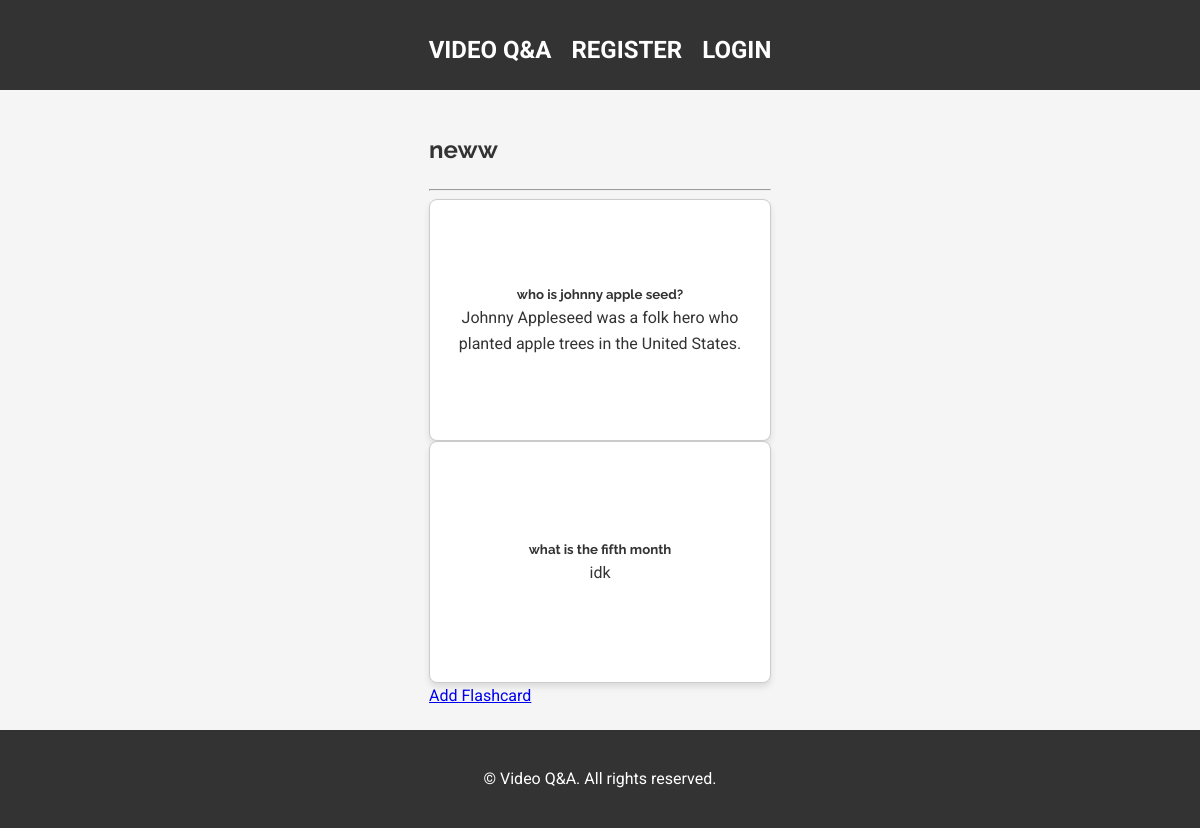
The app's page /flashcard_set/1 (signed in), older data.
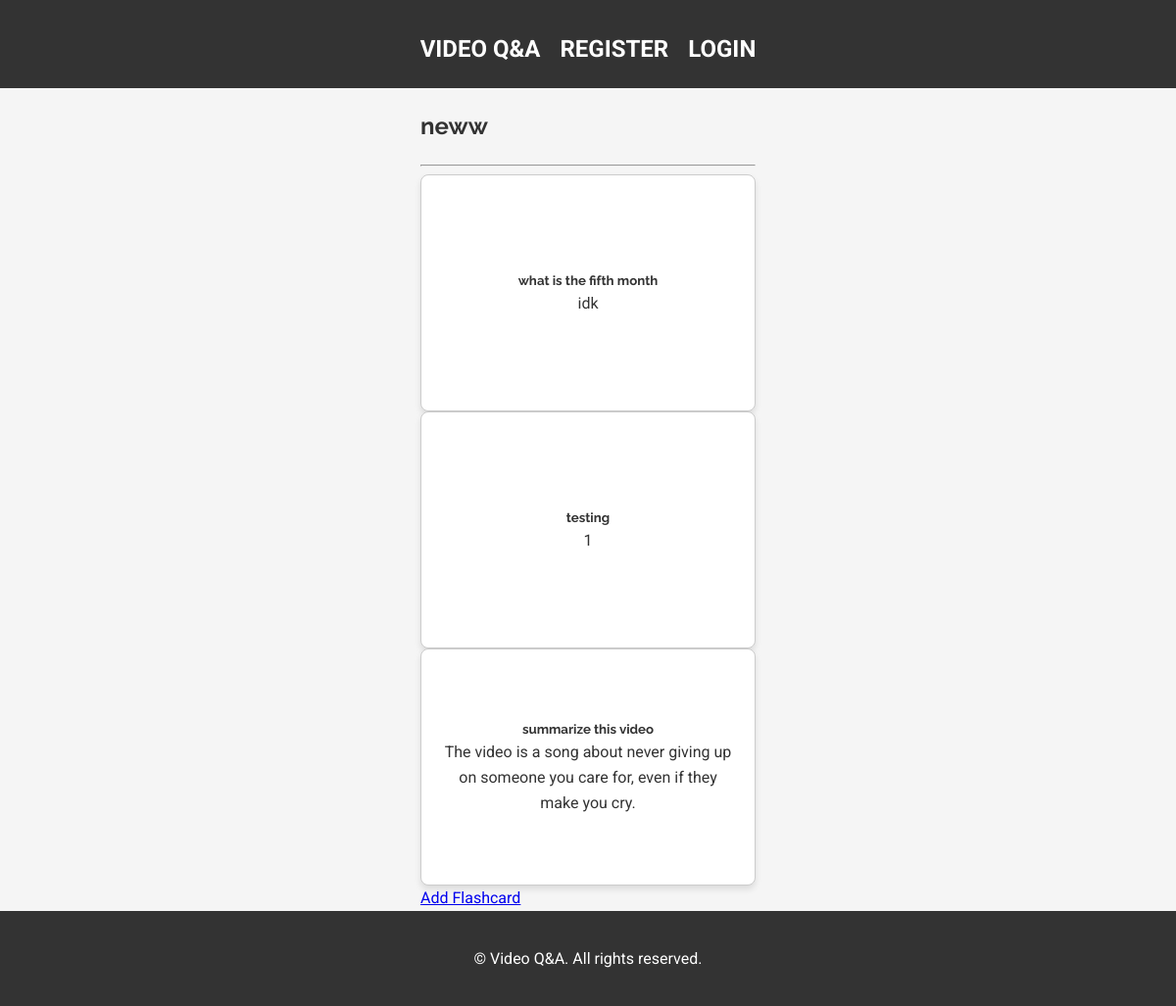
The same page, newer data.
### models.py (models this page shows, shortened)
class FlashcardSet(db.Model):
    id = db.Column(db.Integer, primary_key=True)
    title = db.Column(db.String(100), nullable=False)
    description = db.Column(db.String(200))
    user_id = db.Column(db.Integer, db.ForeignKey('user.id'), nullable=False)
    flashcards = db.relationship('Flashcard', backref='flashcard_set', lazy=True)  # Added relationship
    correct_count = db.Column(db.Integer, default=0)  # Add this line
    incorrect_count = db.Column(db.Integer, default=0)  # Add this line

class Flashcard(db.Model):
    id = db.Column(db.Integer, primary_key=True)
    question = db.Column(db.String(200), nullable=False)
    answer = db.Column(db.String(200), nullable=False)
    user_id = db.Column(db.Integer, db.ForeignKey('user.id'), nullable=False)
    flashcard_set_id = db.Column(db.Integer, db.ForeignKey('flashcard_set.id', name='fk_flashcard_set_id'), nullable=True)  # Added ForeignKey with name

### app.py (the view)
@app.route("/flashcard_set/<int:set_id>")
@login_required
def flashcard_set(set_id):
    flashcard_set = FlashcardSet.query.get_or_404(set_id)
    if flashcard_set.user_id != current_user.id:
        abort(403)
    flashcards = Flashcard.query.filter_by(flashcard_set_id=set_id).all()
    return render_template("flashcard_set.html", title=flashcard_set.title, flashcards=flashcards, flashcard_set=flashcard_set)

### app.py (called while the page is built)
@login_manager.user_loader
def load_user(user_id):
    return User.query.get(int(user_id))

### Templates/flashcard_set.html
{% extends "base.html" %}
{% block content %}
  <h1>{{ flashcard_set.title }}</h1>
  <hr>
  {% for flashcard in flashcard_set.flashcards %}
    <div class="card mb-3">
      <div class="card-body">
        <h5 class="card-title">{{ flashcard.question }}</h5>
        <p class="card-text">{{ flashcard.answer }}</p>
      </div>
    </div>
  {% endfor %}
  <a href="{{ url_for('new_flashcard', set_id=flashcard_set.id) }}" class="btn btn-primary">Add Flashcard</a>
{% endblock %}

### Templates/base.html (shortened to what this page needs)
<html lang="en">
<head>
    <link rel="stylesheet" href="{{ url_for('static', filename='style.css') }}">
</head>
<body>
    <header class="main-header">
        <div class="container">
            <nav class="nav">
                <a href="{{ url_for('index') }}" class="brand">Video Q&A</a>
                <ul class="nav-list">
                    {% if 'user_id' in session %}
                    <li class="nav-item">
                        <a class="nav-link profile-link" href="{{ url_for('profile') }}">Profile</a>
                    </li>
                    <li class="nav-item">
                        <a class="nav-link progress-link" href="{{ url_for('progress') }}">Progress</a>
                    </li>
                    <li class="nav-item">
                        <a class="nav-link virtualtutuor-link" href="{{ url_for('virtual_tutor') }}">Virtual Tutor</a>
                    </li>
                    <li class="nav-item">
                        <a href="{{ url_for('logout') }}" class="logout-link">Logout</a>
                    </li>
                    {% else %}
                    <li><a href="{{ url_for('register') }}">Register</a></li>
                    <li><a href="{{ url_for('login') }}">Login</a></li>
                    {% endif %}
                </ul>
            </nav>
        </div>
    </header>
    <section class="content">
        <div class="container">
            {% block content %}{% endblock %}
        </div>
    </section>
    <footer class="main-footer">
        <div class="container">
            <p>&copy; {{ year }} Video Q&A. All rights reserved.</p>
        </div>
    </footer>
</body>
</html>

### static/style.css (style rules this page uses)
body { font-family: 'Roboto', sans-serif; line-height: 1.6; color: #333; margin: 0; padding: 0; background-color: #f5f5f5; }
h1, h2, h3, h4, h5, h6 { font-family: 'Raleway', sans-serif; }
.container { max-width: 1200px; margin: 0 auto; padding: 0 15px; }
.main-header { background-color: #333; height: 80px; padding-top: 10px; display: flex; justify-content: space-between; align-items: center; }
.main-header a { color: #fff; text-decoration: none; text-transform: uppercase; font-size: 24px; font-weight: bold; margin: 0 10px; }
.main-footer { background-color: #333; color: #fff; text-align: center; padding: 20px 0; }
.content { display: flex; justify-content: center; align-items: center; min-height: calc(100vh - 160px); }
.nav { display: flex; justify-content: space-between; align-items: center; height: 100%; }
.nav-list { display: flex; list-style-type: none; padding: 0; margin: 0; }
.card { width: 300px; height: 200px; border: 1px solid #ccc; border-radius: 8px; box-shadow: 0 4px 6px rgba(0, 0, 0, 0.1); background-color: #fff; display: flex; flex-direction: column; justify-content: center; align-items: center; padding: 20px; }
.card .card-title, .card .card-text { margin: 0; text-align: center; }

Row changes from the older to the newer data that the page shows:
no longer on this page (row edited): Flashcard: question "who is johnny apple seed?", answer "Johnny Appleseed was a folk hero who planted apple trees in the United States."
added Flashcard: question "testing", answer "1"
added Flashcard: question "summarize this video", answer "The video is a song about never giving up on someone you care for, even if they make you cry."
